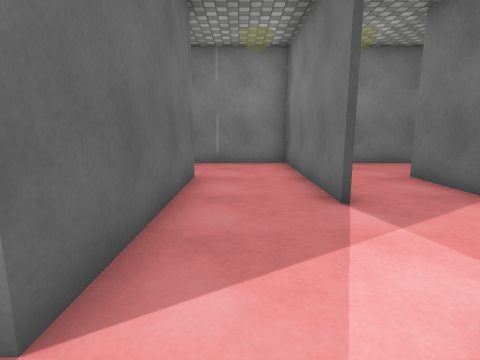
View 1 (above)

18 first-person views from a walk through a Unity game level. The camera is 1.2 m above the floor, tilts 10° down and sees 80° across. The floor is counted in squares, 1 m on a side. Each view is taken from the middle of a square. On the plan, view 1 faces up. The plan holds only what a view shows up to about 13 squares ahead; the rest is blank. The place goes on beyond the plan. The player is left out. Surface patterns are stand-ins for the level's own textures.

View 2
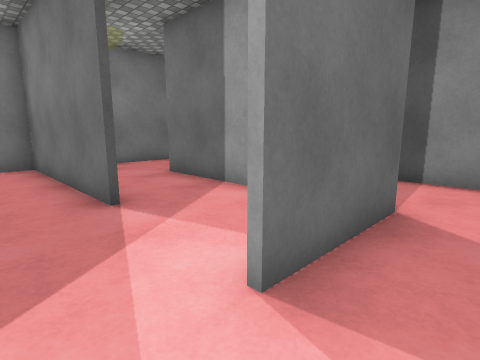

View 3
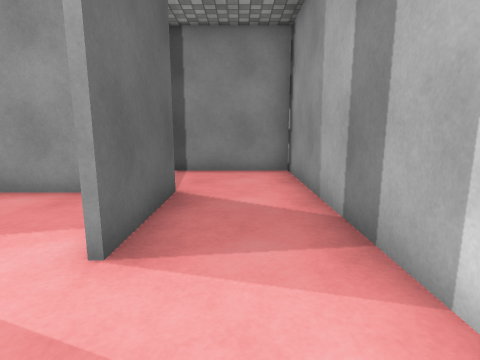

View 4
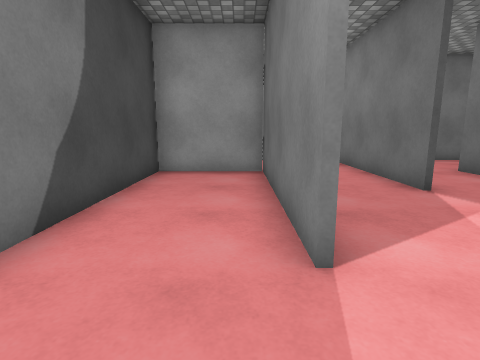

View 5
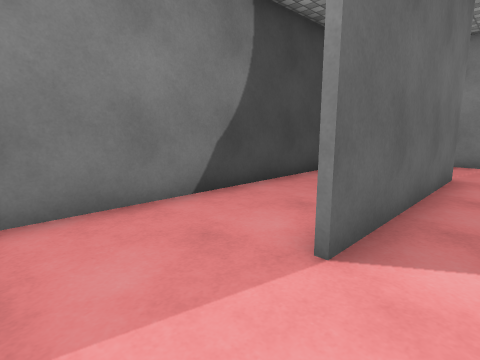

View 6
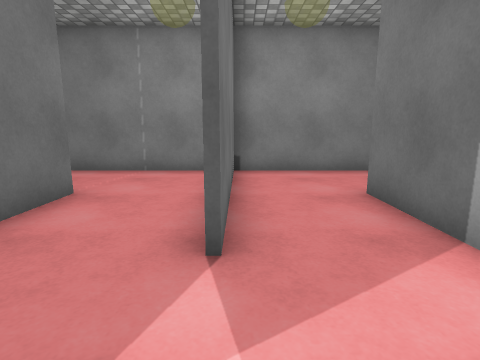

View 7
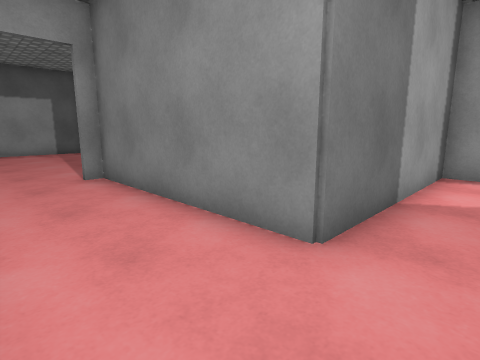

View 8
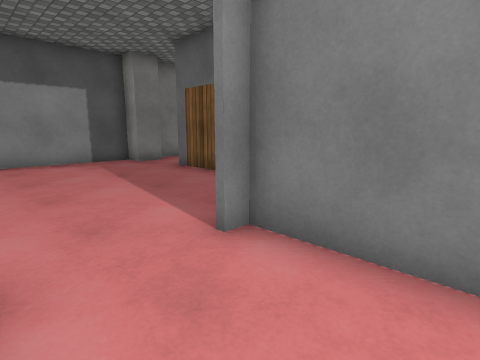

View 9
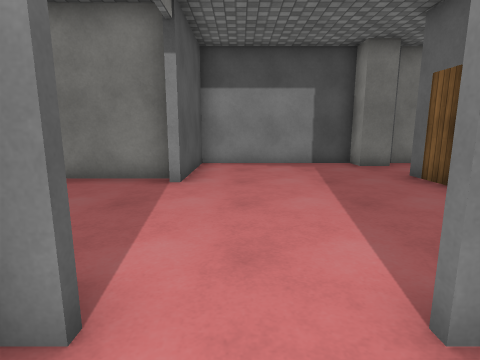

View 10
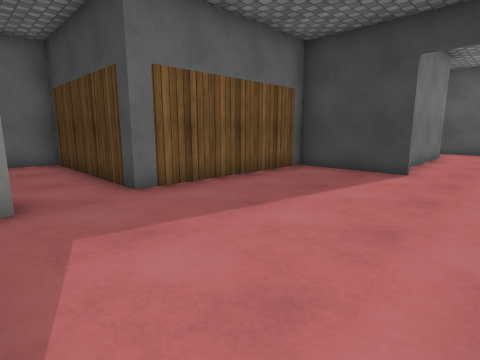

View 11
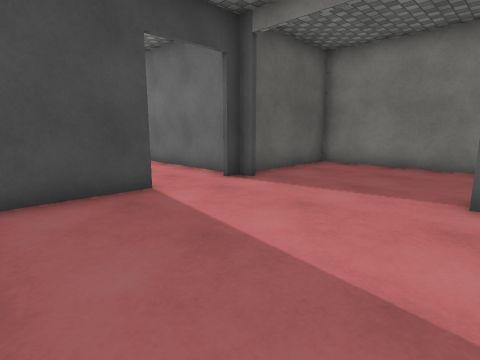

View 12
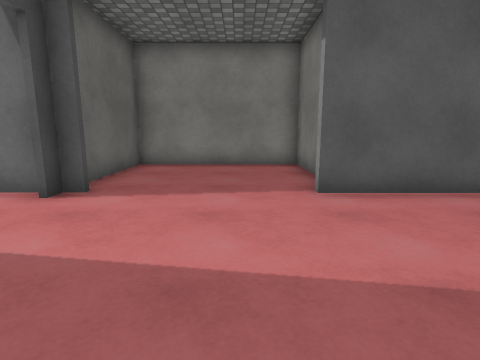

View 13
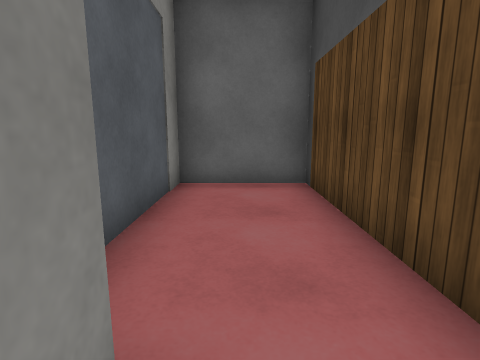

View 14
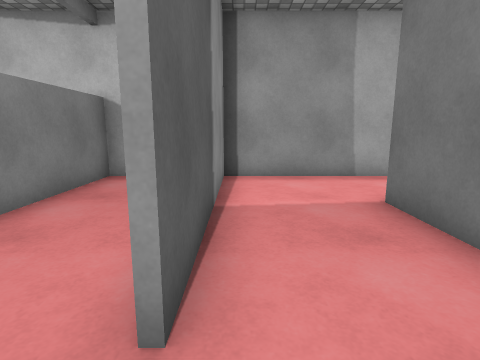

View 15
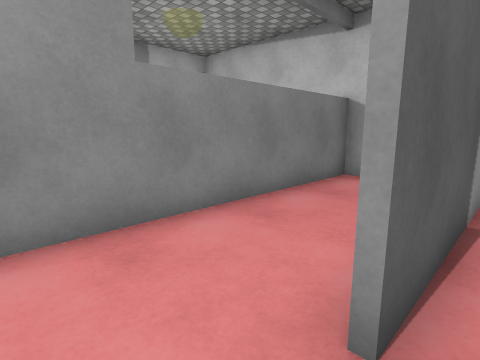

View 16
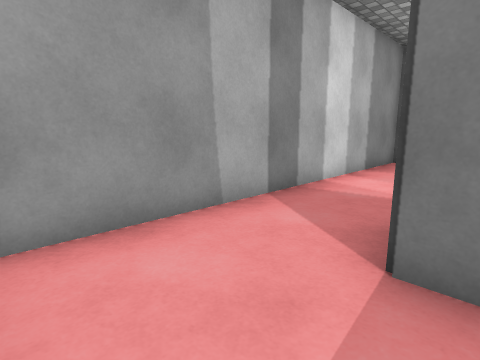

View 17
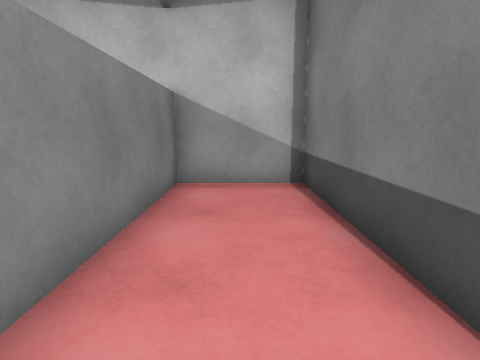

View 18
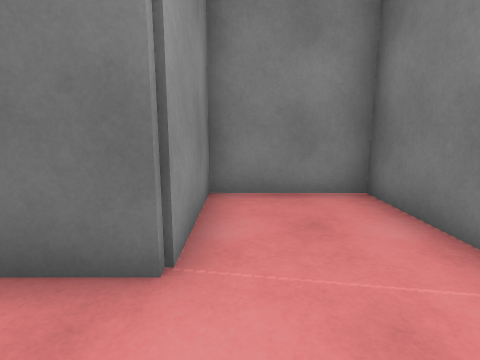

### Floor plan
Ten units are one square. View 1 is at (0, 0); x grows to the right and y downward. Boxes are objects, and circles mark ways between rooms. Rooms are numbered by the first view taken in them; rooms with no view inside come last. Other rooms are left out.
<svg viewBox="-49 -155 259 175">
<path fill="none" stroke="#000" d="M46 -33 46 -13 14 -13M106 -79 106 -46 165 -46M104 -99 104 -104M101 -104 -44 -104 -44 14 79 14M17 -45 17 -105M36 -14 44 -14 44 -74 104 -74 104 -79M111 -104 106 -104 106 -99M18 -99 18 -45M74 15 74 -46M-13 -12 -13 -73 -44 -73M160 -106 160 -150 106 -150 106 -111M-44 -74 -12 -74 -12 -12M185 -50 194 -50 194 -104 155 -104M185 -39 185 -50M165 -46 165 14 194 14M76 -35 76 15M79 14 104 14 104 -57"/>
<rect x="195" y="-25" width="10" height="30" fill="#bbb"><title>other object</title></rect>
<circle cx="175" cy="-45" r="3" fill="#2a7"/>
<circle cx="80" cy="-55" r="3" fill="#2a7"/>
<text x="70" y="-60">1</text>
<text x="190" y="-10">2</text>
<text x="90" y="-30">3</text>
</svg>
Room 1 opens to room 2. Room 1 opens to room 3.

Where each view was taken, in squares from view 1:
view 1: 0 up, 0 right, facing up
view 2: 0 up, 0 right, facing up-right
view 3: 0 up, 1 left, facing right
view 4: 1 down, 2 left, facing up
view 5: 1 down, 0 right, facing up-left
view 6: 2 up, 2 right, facing up
view 7: 10 up, 3 right, facing down-right
view 8: 10 up, 8 right, facing down-right
view 9: 9 up, 9 right, facing right
view 10: 10 up, 19 right, facing down-left
view 11: 5 up, 16 right, facing up-left
view 12: 5 up, 14 right, facing up
view 13: 5 up, 18 right, facing down
view 14: 6 up, 7 right, facing down
view 15: 6 up, 7 right, facing down-right
view 16: 2 up, 7 right, facing down-left
view 17: 5 up, 9 right, facing down
view 18: 8 up, 1 right, facing left
